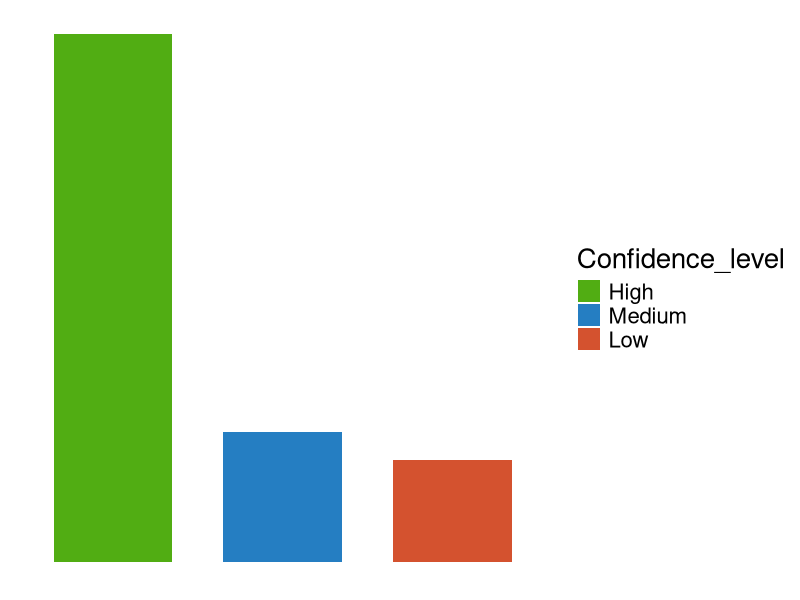
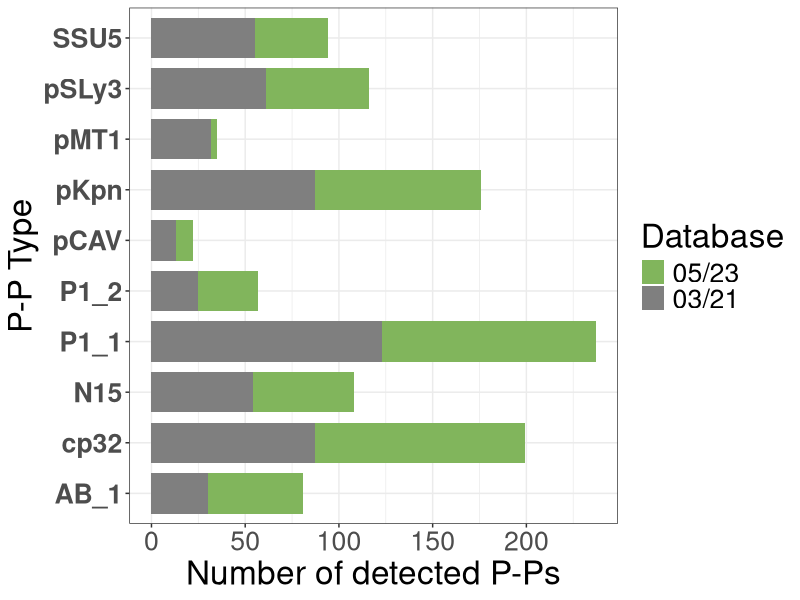

Write the R code that produced these figures, in order.
# libraries

library(data.table)
library(scales)
library(readxl)
library(tidyverse)


############### 0523 test data

All_MGE_information_table = read_excel("Study_associated_data/Supplementary_data/S1_All_MGE_information_table.xlsx")

Cutoffs_information = read_excel("Study_associated_data/Supplementary_data/T1_Cutoffs_information_table.xlsx")

FINAL_PREDICTION_ = fread("Study_associated_data/Supplementary_data/S4B_Final_prediction_table_0523_by_tyPPing.tsv")
# not used
# FINAL_SUMMARY = fread("Study_associated_data/Supplementary_data/S4A_All_hmm_hits_table_0523_by_tyPPing.tsv")

FINAL_PREDICTION = FINAL_PREDICTION_ %>%
  full_join(All_MGE_information_table, by=c("Genome ID"="NCBI accession"))  %>% filter(`in 03/21` == "No") %>%
  left_join(Cutoffs_information %>% select(`P-P type`, `Lower size limit (bp)`, `Upper size limit (bp)`)) %>% group_by(`Genome ID`)


################# Venn diagram numbers

# MinProteins U Composition
aUb = FINAL_PREDICTION %>% filter(!is.na(`Predicted by`)) %>% summarise(n=n())

# MinProteins
a = FINAL_PREDICTION %>% filter(`Predicted by` == "MinProteins + Composition" | `Predicted by` == "MinProteins") %>% summarise(n=n())

# Composition
b = FINAL_PREDICTION %>% filter(`Predicted by` == "MinProteins + Composition" | `Predicted by` == "Composition") %>% summarise(n=n())

# MinProteins & Composition 
aQb = FINAL_PREDICTION %>% filter(`Predicted by` == "MinProteins + Composition") %>% summarise(n=n())

# MinProteins & Size
aQsize = FINAL_PREDICTION %>% filter(`Predicted by` == "MinProteins + Composition" | `Predicted by` == "MinProteins") %>%
  filter (`Genome size (bp)` >= `Lower size limit (bp)` & `Genome size (bp)` <= `Upper size limit (bp)`) %>% summarise(n=n())

# Composition & Size
bQsize = FINAL_PREDICTION %>% filter(`Predicted by` == "MinProteins + Composition" | `Predicted by` == "Composition") %>%
  filter (`Genome size (bp)` >= `Lower size limit (bp)` & `Genome size (bp)` <= `Upper size limit (bp)`) %>% summarise(n=n())

# MinProteins & Composition & Size
aQbQsize = FINAL_PREDICTION %>% filter(`Predicted by` == "MinProteins + Composition") %>%
  filter (`Genome size (bp)` >= `Lower size limit (bp)` & `Genome size (bp)` <= `Upper size limit (bp)`) %>% summarise(n=n())

# MinProteins & Composition & !Size
aQb_size = FINAL_PREDICTION %>% filter(`Predicted by` == "MinProteins + Composition") %>%
  filter (`Genome size (bp)` < `Lower size limit (bp)` | `Genome size (bp)` > `Upper size limit (bp)`) %>% summarise(n=n())

# MinProteins only & !Size
a_ = FINAL_PREDICTION %>% filter(`Predicted by` == "MinProteins") %>% 
  anti_join(FINAL_PREDICTION %>% filter(`Predicted by` == "MinProteins + Composition"), by ="Genome ID") %>%
  filter (`Genome size (bp)` < `Lower size limit (bp)` | `Genome size (bp)` > `Upper size limit (bp)`) %>% summarise(n=n())

# MinProteins only & Size
a_size = FINAL_PREDICTION %>% filter(`Predicted by` == "MinProteins") %>% 
  anti_join(FINAL_PREDICTION %>% filter(`Predicted by` == "MinProteins + Composition"), by ="Genome ID") %>%
  filter (`Genome size (bp)` >= `Lower size limit (bp)` & `Genome size (bp)` <= `Upper size limit (bp)`) %>% summarise(n=n())

# Composition only & !Size
b_ = FINAL_PREDICTION %>% filter(`Predicted by` == "Composition") %>% 
  anti_join(FINAL_PREDICTION %>% filter(`Predicted by` == "MinProteins + Composition"), by ="Genome ID") %>%
  filter (`Genome size (bp)` < `Lower size limit (bp)` | `Genome size (bp)` > `Upper size limit (bp)`) %>% summarise(n=n())

# Composition only & !Size
b_size = FINAL_PREDICTION %>% filter(`Predicted by` == "Composition") %>% 
  anti_join(FINAL_PREDICTION %>% filter(`Predicted by` == "MinProteins + Composition"), by ="Genome ID") %>%
  filter (`Genome size (bp)` >= `Lower size limit (bp)` & `Genome size (bp)` <= `Upper size limit (bp)`) %>% summarise(n=n())


################# Figure 2E: Confidence levels

# Number of confident predictions 
FINAL_PREDICTION_conf = FINAL_PREDICTION %>% filter(`Confidence level` != "Low")

FINAL_PREDICTION_conf_high = FINAL_PREDICTION_conf %>% filter(`Confidence level` == "High")
FINAL_PREDICTION_conf_medium = FINAL_PREDICTION_conf %>% filter(`Confidence level` == "Medium")

# Number of low-confident predictions
FINAL_PREDICTION_conf_low = FINAL_PREDICTION %>% filter(`Confidence level` == "Low")
FINAL_PREDICTION_conf_low_short  = FINAL_PREDICTION_conf_low %>% filter(`Genome size (bp)` < `Lower size limit (bp)`)

Low_conf_summary = FINAL_PREDICTION_conf_low %>% 
  group_by(`P-P type`) %>% summarise(n=n())


######################## Figure 2E: Number of P-Ps with confidence levels 

confidence_levels_count = data.frame(
  Confidence_level = c("High", "Medium","Low"), 
  Count = c(nrow(FINAL_PREDICTION_conf_high), nrow(FINAL_PREDICTION_conf_medium), nrow(FINAL_PREDICTION_conf_low)))

# Set factor levels to maintain the desired order
confidence_levels_count$Confidence_level <- factor(confidence_levels_count$Confidence_level, levels = c("High", "Medium","Low"))
confidence_colors = c("High" = "#51ad13", "Medium" = "#257ec2", "Low" = "#d4522f")


ggplot(confidence_levels_count, aes(x = Confidence_level, y = Count, fill = Confidence_level)) +
  geom_bar(stat = "identity", width = 0.7) +
  # coord_flip() +  # Horizontal bars
  scale_fill_manual(values = confidence_colors) +
  theme_minimal() +
  theme(
    axis.title = element_blank(), 
    axis.text = element_blank(),  
    axis.ticks = element_blank(), 
    panel.grid = element_blank(),  
    text = element_text(size = 20)
  )


################# Figure 3E: comparison to MM-GRC

overlap = FINAL_PREDICTION_conf %>% filter(!`MGE type MM-GRC` %in% c("Plasmid", "Phage"))

tyPPing_only = FINAL_PREDICTION_conf %>% filter(`MGE type MM-GRC` %in% c("Plasmid", "Phage"))

MM_GRC_only = anti_join(FINAL_PREDICTION %>% filter(`MGE type MM-GRC` %in% c("N15 group", "AB_1 subgroup", "cp32 group", 
                                                                                     "P1_1 subgroup", "P1_2 subgroup", "P11 group","P12 group", 
                                                                                     "pKpn group", "pSLy3 group", "pCAV group", "pMT1 group", "SSU5_pHCM2 group") ), FINAL_PREDICTION_conf, by="Genome ID")


################# Figure 2D: Number of typed P-Ps in 05/23 in comparison to 03/21

# known P-Ps from 0321 detected by tyPPing
FINAL_PREDICTION_0321 = fread("Study_associated_data/Supplementary_data/S3B_Final_prediction_table_0321_by_tyPPing.tsv") %>%
  filter(`Confidence level` != "Low") %>% select(`P-P type`) %>% 
  mutate(`P-P type` = case_when(`P-P type` == "SSU5_pHCM2" ~ "SSU5", T ~ `P-P type`)) %>% 
  group_by(`P-P type`) %>% summarise("03/21"=n())


detected_PPs = FINAL_PREDICTION_conf %>% select(`P-P type`) %>% 
  mutate(`P-P type` = case_when(`P-P type` == "SSU5_pHCM2" ~ "SSU5", T ~ `P-P type`)) %>% 
  group_by(`P-P type`) %>% summarise("05/23"=n()) %>%
  left_join(FINAL_PREDICTION_0321) %>% mutate("0321" = ifelse(`P-P type` == "P1_1", `03/21`-2, `03/21`))

# Convert to long format for stacking
detected_PPs_ = detected_PPs %>% pivot_longer(cols = c("03/21", "05/23"), names_to = "Database", values_to = "Number of detected P-Ps")

detected_PPs_$Database = factor(detected_PPs_$Database, levels = c("05/23", "03/21"))

custom_colors = c("03/21" = "grey50", "05/23" = "#81b55c")  

ggplot(detected_PPs_, aes(x = `P-P type`, y = `Number of detected P-Ps`, fill = Database)) +
  geom_bar(stat = "identity", position = "stack", width = 0.8) +
  scale_fill_manual(values = custom_colors) +  # Apply custom colors
  theme_bw() +
  coord_flip() +  # Horizontal bars
  labs(x = "P-P Type", y = "Number of detected P-Ps") +
  theme(text = element_text(size = 24), axis.text.y = element_text(face = "bold"))  





